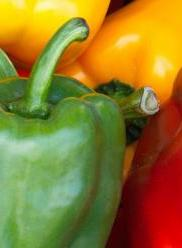
#> input picture code/week4 - code/pepper.jpg, 182 x 248 px
$ jupyter execute --allow-errors 'Week 4 - Filters.ipynb'   (shell and % lines are left out)
#> lines starting #> are read from the running program, lines starting #| are printed output that depends on the picture
## Image Processing

##INT3404 1 / INT3404E 21
## Diep Ng., Ph.D.

### Mail-to: ngocdiep at vnu.edu.vn

# Tuần 4: Phép lọc (Filters)

Ref: https://docs.scipy.org/doc/scipy/reference/generated/scipy.signal.correlate2d.html

- `mode`: str {‘full’, ‘valid’, ‘same’}, optional
             A string indicating the size of the output:

            + full
                The output is the full discrete linear cross-correlation of the inputs. (Default)

            + valid
                The output consists only of those elements that do not rely on the zero-padding. In ‘valid’ mode, either in1 or in2 must be at least as large as the other in every dimension.

            + same
                The output is the same size as in1, centered with respect to the ‘full’ output.

- `boundary` : str {‘fill’, ‘wrap’, ‘symm’}, optional
                A flag indicating how to handle boundaries:

            + fill
                pad input arrays with fillvalue. (default)

            + wrap
                circular boundary conditions.

            + symm
                symmetrical boundary conditions.

- `fillvalue` : scalar, optional
                Value to fill pad input arrays with. Default is 0.

[cell 1]
import cv2
import numpy as np
import matplotlib.pyplot as plt
from scipy import signal

[cell 2]
plt.rcParams['figure.figsize'] = [8, 6]

[cell 3]
image = cv2.imread("pepper.jpg")
#> image is the input picture: shape (248, 182, 3); mean B, G, R 44.1, 121.3, 144.7
plt.imshow(image[...,::-1])
plt.axis("off")

[cell 4]
def rgb_filter(image, kernel, mode='full', boundary='fill'):
#> called with mode = 'full', boundary = 'fill'
    b,g,r = cv2.split(image)
    b = signal.correlate2d(b, kernel, mode=mode, boundary=boundary)
#> b: shape (268, 202)
    g = signal.correlate2d(g, kernel, mode=mode, boundary=boundary)
#> g: shape (268, 202)
    r = signal.correlate2d(r, kernel, mode=mode, boundary=boundary)
#> r: shape (268, 202)
    output = cv2.merge([b,g,r])
    return output

[cell 5]
# make a kernel
kernel = np.zeros((21, 21), dtype='uint8')
kernel[2,11] = 1

# MxN, mxn,
#FUll: M+m-1 = 248 +21 -1
#do cross correlation
fimage = rgb_filter(image, kernel, mode='full', boundary='fill')

#check the size of image
print("Original shape: ", image.shape)
#| Original shape:  (248, 182, 3)
print("Filtered shape: ", fimage.shape)
#| Filtered shape:  (268, 202, 3)

#view the image
plt.subplot(1, 2, 1); plt.imshow(image[:,:,::-1]); plt.axis("off")
plt.subplot(1, 2, 2); plt.imshow(fimage[:,:,::-1]); plt.axis("off")

[cell 6]
#do cross correlation
fimage = rgb_filter(image, kernel, mode='full', boundary='wrap')

#check the size of image
print("Original shape: ", image.shape)
#| Original shape:  (248, 182, 3)
print("Filtered shape: ", fimage.shape)
#| Filtered shape:  (268, 202, 3)

#view the image
plt.subplot(1, 2, 1); plt.imshow(image[:,:,::-1]); plt.axis("off")
plt.subplot(1, 2, 2); plt.imshow(fimage[:,:,::-1]); plt.axis("off")

[cell 7]
#symmetry boundary
fimage = rgb_filter(image, kernel, mode='full', boundary='symm')

#check the size of image
print("Original shape: ", image.shape)
#| Original shape:  (248, 182, 3)
print("Filtered shape: ", fimage.shape)
#| Filtered shape:  (268, 202, 3)

#view the image
plt.subplot(1, 2, 1); plt.imshow(image[:,:,::-1]); plt.axis("off")
plt.subplot(1, 2, 2); plt.imshow(fimage[:,:,::-1]); plt.axis("off")

[cell 8]
#valid filtering
fimage = rgb_filter(image, kernel, mode='valid', boundary='symm')
#> call 4 of rgb_filter, with mode = 'valid', boundary = 'symm'
#> in rgb_filter (call 4), `r = signal.correlate2d(r, kernel, mode=mode, boundary=boundary)`:
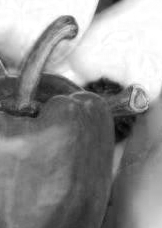
#> r: shape (228, 162); min 4, max 255, mean 144.7
#> in rgb_filter (call 4), `output = cv2.merge([b,g,r])`:
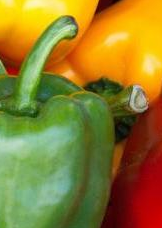
#> output: shape (228, 162, 3); mean B, G, R 44.8, 124.6, 144.7

#check the size of image
print("Original shape: ", image.shape)
#| Original shape:  (248, 182, 3)
print("Filtered shape: ", fimage.shape)  ##should decrease
#| Filtered shape:  (228, 162, 3)

#view the image
plt.subplot(1, 2, 1); plt.imshow(image[:,:,::-1]); plt.axis("off")
plt.subplot(1, 2, 2); plt.imshow(fimage[:,:,::-1]); plt.axis("off")

[cell 9]
#same filtering
fimage = rgb_filter(image, kernel, mode='same', boundary='symm')
#> in rgb_filter (call 5), `b = signal.correlate2d(b, kernel, mode=mode, boundary=boundary)`:
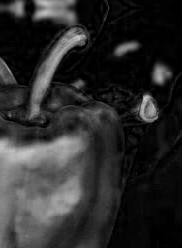
#> b: shape (248, 182); min 0, max 206, mean 43.9
#> in rgb_filter (call 5), `g = signal.correlate2d(g, kernel, mode=mode, boundary=boundary)`:
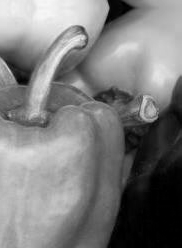
#> g: shape (248, 182); min 0, max 247, mean 124.1
#> in rgb_filter (call 5), `r = signal.correlate2d(r, kernel, mode=mode, boundary=boundary)`:
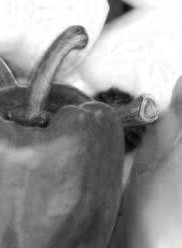
#> r: shape (248, 182); min 4, max 255, mean 148.8
#> in rgb_filter (call 5), `output = cv2.merge([b,g,r])`:
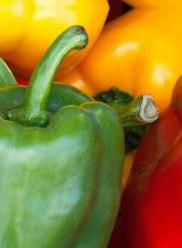
#> output: shape (248, 182, 3); mean B, G, R 43.9, 124.1, 148.8

#check the size of image
print("Original shape: ", image.shape)
#| Original shape:  (248, 182, 3)
print("Filtered shape: ", fimage.shape)  ##equal
#| Filtered shape:  (248, 182, 3)

#view the image
plt.subplot(1, 2, 1); plt.imshow(image[:,:,::-1]); plt.axis("off")
plt.subplot(1, 2, 2); plt.imshow(fimage[:,:,::-1]); plt.axis("off")

## Using opencv

#> (a cell that did not finish here is left out)

[cell 11]
fimage = cv2.filter2D(image, -1, kernel, cv2.BORDER_DEFAULT)

#check the size of image
print("Original shape: ", image.shape)
#| Original shape:  (248, 182, 3)
print("Filtered shape: ", fimage.shape)  ##should decrease
#| Filtered shape:  (248, 182, 3)

#view the image
plt.subplot(1, 2, 1); plt.imshow(image[:,:,::-1]); plt.axis("off")
plt.subplot(1, 2, 2); plt.imshow(fimage[:,:,::-1]); plt.axis("off")

## Averaging

[cell 12]
kernel = 1/9 * np.array([
                [1, 1, 1],
                [1, 1, 1],
                [1, 1, 1]
])

#averaging for a smoothing effect
fimage = cv2.filter2D(image, -1, kernel)
plt.subplot(1, 2, 1); plt.imshow(image[:,:,::-1]); plt.axis("off")
plt.subplot(1, 2, 2); plt.imshow(fimage[:,:,::-1]); plt.axis("off")

## Gaussian Filtering

[cell 13]
#a gaussian kernel

kernel = 1/12 * np.array([
                [1, 2, 1],
                [2, 4, 2],
                [1, 2, 1]
])

#averaging for a smoothing effect
fimage = cv2.filter2D(image, -1, kernel)
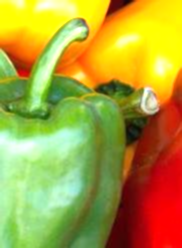
#> fimage: shape (248, 182, 3); mean B, G, R 58.8, 158.2, 174.5
plt.subplot(1, 2, 1); plt.imshow(image[:,:,::-1]); plt.axis("off")
plt.subplot(1, 2, 2); plt.imshow(fimage[:,:,::-1]); plt.axis("off")
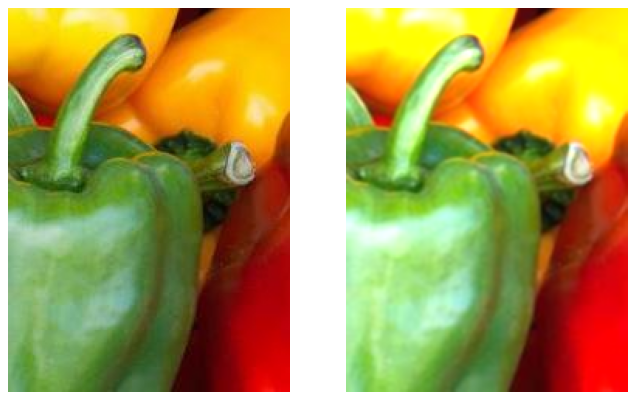
#> figure drawn by matplotlib, 2 panels

[cell 14]
#or using GaussianBlur

fimage = cv2.GaussianBlur(image, (3,3), 0) #image, kernel size, sigma
plt.subplot(1, 2, 1); plt.imshow(image[:,:,::-1]); plt.axis("off")
plt.subplot(1, 2, 2); plt.imshow(fimage[:,:,::-1]); plt.axis("off")

[cell 15]
fimage = cv2.GaussianBlur(image, (5, 5), 0) #image, kernel size, sigma
plt.subplot(1, 2, 1); plt.imshow(image[:,:,::-1]); plt.axis("off")
plt.subplot(1, 2, 2); plt.imshow(fimage[:,:,::-1]); plt.axis("off")

[cell 16]
fimage = cv2.GaussianBlur(image, (21,21), 0) #image, kernel size, sigma
plt.subplot(1, 2, 1); plt.imshow(image[:,:,::-1]); plt.axis("off")
plt.subplot(1, 2, 2); plt.imshow(fimage[:,:,::-1]); plt.axis("off")

[cell 17]
fimage = cv2.GaussianBlur(image, (21, 21), 20) #image, kernel size, sigma
plt.subplot(1, 2, 1); plt.imshow(image[:,:,::-1]); plt.axis("off")
plt.subplot(1, 2, 2); plt.imshow(fimage[:,:,::-1]); plt.axis("off")

## Median filtering

[cell 18]
fimage = cv2.medianBlur(image, 5) #image, kernel size
plt.subplot(1, 2, 1); plt.imshow(image[:,:,::-1]); plt.axis("off")
plt.subplot(1, 2, 2); plt.imshow(fimage[:,:,::-1]); plt.axis("off")

[cell 19]
fimage = cv2.medianBlur(image, 21) #image, kernel size
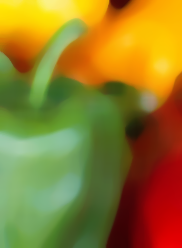
#> fimage: shape (248, 182, 3); mean B, G, R 41.2, 121.7, 145.7
plt.subplot(1, 2, 1); plt.imshow(image[:,:,::-1]); plt.axis("off")
plt.subplot(1, 2, 2); plt.imshow(fimage[:,:,::-1]); plt.axis("off")
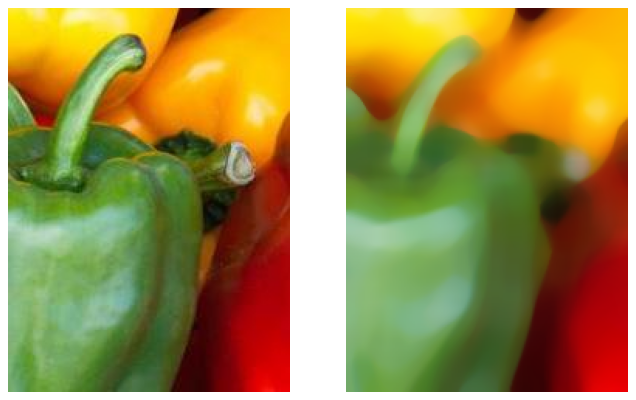
#> figure drawn by matplotlib, 2 panels
